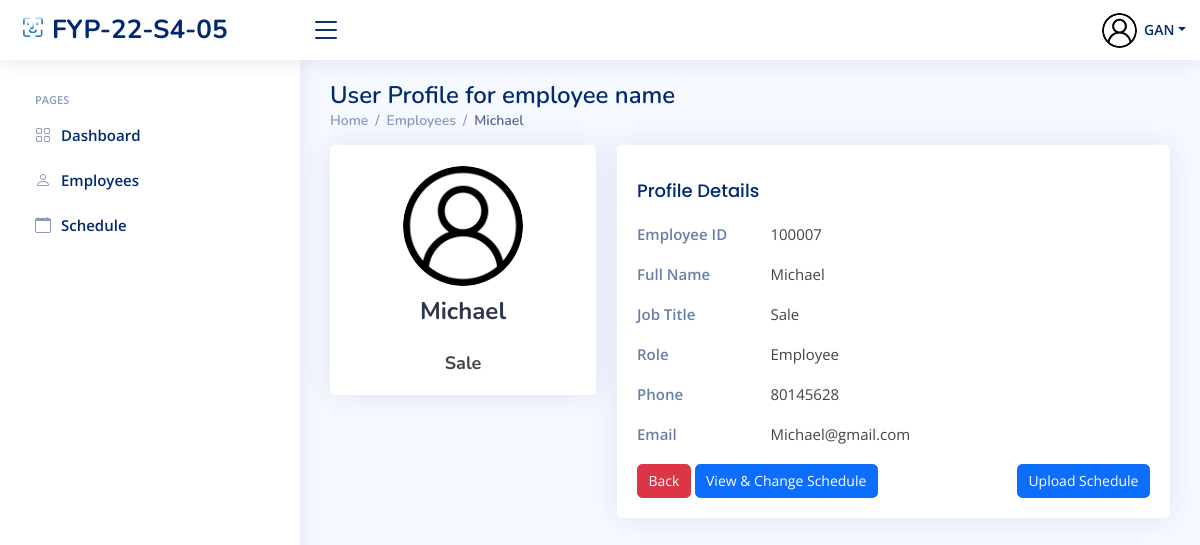
/HR/Employees/EmployeeProfile/100007 (signed in), run on an earlier commit of the app's database.
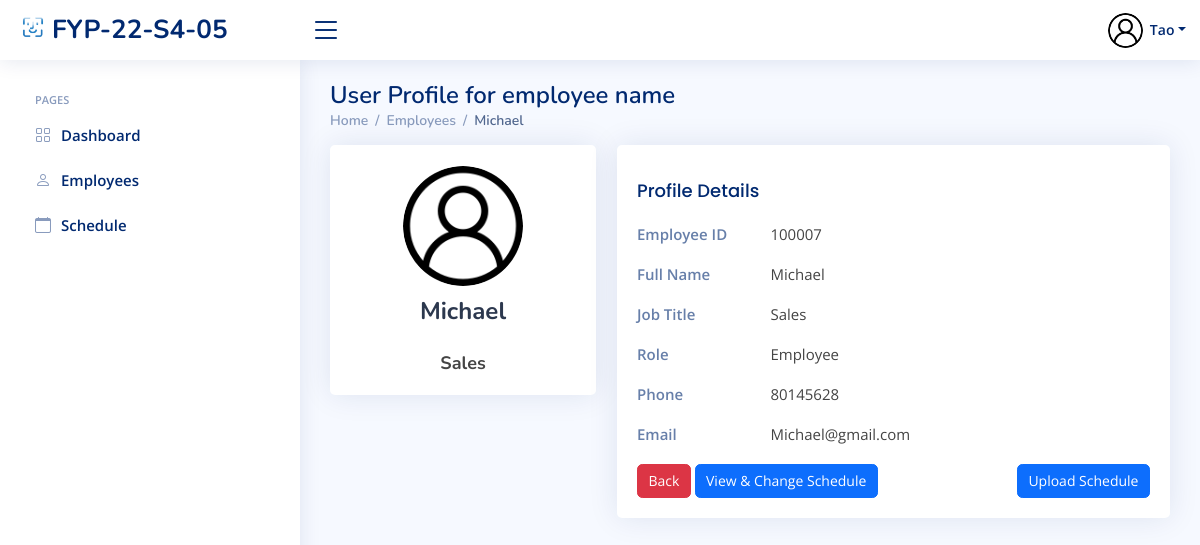
And on a later commit of the database.
### index/models.py (models this page shows, shortened)
class Employee(models.Model):
	Employee_ID = models.IntegerField(primary_key=True)
	Full_Name = models.CharField(max_length=100)
	Job_Title = models.CharField(max_length=100)
	Phone_Number = models.CharField(max_length=100)
	salt = models.CharField(max_length=50, null=True)
	Email_Address = models.EmailField()
	Role = models.ForeignKey(Role, on_delete=models.CASCADE)
	Profile_Image = models.ImageField(null=True,blank=True, upload_to='profile_pics/')
	Password = models.CharField(max_length=256)
	Start_Date = models.DateField(auto_now_add=True)

class Role(models.Model):
	Role_ID = models.IntegerField(primary_key=True)
	Role_Name = models.CharField(max_length=100)

### index/views/HR.py (the view)
# urls.py: path('HR/Employees/EmployeeProfile/<int:Empid>', HR.HR_EmpProfile, name='EmployeesProfile'),
def HR_EmpProfile(request, Empid):
    if 'Employee_ID' in request.session:
        currentEmployee = Employee.objects.get(Employee_ID=request.session['Employee_ID'])
        Title = 'HR-Employee Profile'
        EmpCheck = Employee.objects.filter(Employee_ID=Empid)
        if EmpCheck.exists():
            Myinfo = Employee.objects.get(Employee_ID=Empid)
            context = {
                'Role': currentEmployee.Role.Role_ID,
                'Employee_ID': currentEmployee.Employee_ID,
                'Full_Name': currentEmployee.Full_Name,
                'Job_Title': currentEmployee.Job_Title,
                'PFP': currentEmployee.Profile_Image.url,
                'Emp_id': Myinfo.Employee_ID,
                'Emp_FullName': Myinfo.Full_Name,
                'Emp_JobTitle': Myinfo.Job_Title,
                'Emp_Email': Myinfo.Email_Address,
                'Emp_Phone': Myinfo.Phone_Number,
                'Emp_PFP': Myinfo.Profile_Image.url,
                'Emp_Role':Myinfo.Role.Role_Name,
                'title': Title,
            }
            return render(request, 'HR/employees-profile.html', context)

### templates/HR/employees-profile.html (shortened to what this page needs)
{% extends "index/base.html" %}
{% load static %}
{% block content %}
{% include 'HR/HR_base.html'%}
  <main id="main" class="main">
    <div class="pagetitle">
      <h1>User Profile for employee name</h1>
      <nav>
        <ol class="breadcrumb">
          <li class="breadcrumb-item"><a href="{% url 'HR_home' %}">Home</a></li>
          <li class="breadcrumb-item"><a href="{% url 'EmployeesPage' %}">Employees</a></li>
          <li class="breadcrumb-item active">{{Emp_FullName}}</li>
        </ol>
      </nav>
    </div>
    <section class="section profile">
      <div class="row">
        <div class="col-xl-4">
          <div class="card">
            <div class="card-body profile-card pt-4 d-flex flex-column align-items-center">
              <img src="{{ Emp_PFP }}" alt="Profile" class="rounded-circle"  height="120" width="120">
              <h2>{{ Emp_FullName }}</h2>
              <h3>{{ Emp_JobTitle }}</h3>
            </div>
          </div>
        </div>
        <div class="col-xl-8">
          <div class="card">
            <div class="card-body pt-3">
                <div class="tab-pane fade show active profile-overview" id="profile-overview">
                  <h5 class="card-title">Profile Details</h5>
                  <div class="row">
                    <div class="col-lg-3 col-md-4 label">Employee ID</div>
                    <div class="col-lg-9 col-md-8">{{Emp_id}}</div>
                  </div>
                  <div class="row">
                    <div class="col-lg-3 col-md-4 label ">Full Name</div>
                    <div class="col-lg-9 col-md-8">{{Emp_FullName}}</div>
                  </div>
                  <div class="row">
                    <div class="col-lg-3 col-md-4 label">Job Title</div>
                    <div class="col-lg-9 col-md-8">{{Emp_JobTitle}}</div>
                  </div>
                  <div class="row">
                    <div class="col-lg-3 col-md-4 label">Role</div>
                    <div class="col-lg-9 col-md-8">{{Emp_Role}}</div>
                  </div>
                  <div class="row">
                    <div class="col-lg-3 col-md-4 label">Phone</div>
                    <div class="col-lg-9 col-md-8">{{ Emp_Phone }}</div>
                  </div>
                  <div class="row">
                    <div class="col-lg-3 col-md-4 label">Email</div>
                    <div class="col-lg-9 col-md-8">{{ Emp_Email }}</div>
                  </div>
                  <div class="col-lg-12">
                    <a href="{% url 'EmployeesPage' %}" class="btn btn-danger">Back</a>
                    <a href="{% url 'EmployeeSchedule' Emp_id %}" class="btn btn-primary">View & Change Schedule</a>
                    <a href="{% url 'UpdateEmpSchedule' Emp_id %}" class="btn btn-primary float-end">Upload Schedule</a>
                  </div>
                </div>
              </div>
          </div>
        </div>
      </div>
    </section>
  </main>
{% endblock content %}

### templates/index/base.html (shortened to what this page needs)
{% load static %}
<!DOCTYPE html>
<html lang="en">
<head>
  <link href="{% static 'assets/vendor/bootstrap/css/bootstrap.min.css' %}" rel="stylesheet">
  <link href="{% static 'assets/vendor/bootstrap-icons/bootstrap-icons.css' %}" rel="stylesheet">
  <link href="{% static 'assets/vendor/boxicons/css/boxicons.min.css' %}" rel="stylesheet">
  <link href="{% static 'assets/vendor/quill/quill.snow.css' %}" rel="stylesheet">
  <link href="{% static 'assets/vendor/quill/quill.bubble.css' %}" rel="stylesheet">
  <link href="{% static 'assets/vendor/remixicon/remixicon.css' %}" rel="stylesheet">
  <link href="{% static 'assets/vendor/simple-datatables/style.css' %}" rel="stylesheet">
  <link href="https://cdnjs.cloudflare.com/ajax/libs/font-awesome/6.2.0/css/all.min.css" rel="stylesheet">
  <link href="{% static 'assets/vendor/fullcalender/css/fullcalendar.print.min.css' %}" rel='stylesheet' media='print' />
  <link href="{% static 'assets/vendor/fullcalender/css/fullcalendar.min.css' %}" rel="stylesheet" />
  <link href="{% static 'assets/vendor/semantic/semantic.min.css' %}" rel="stylesheet" />
</head>
<body>
  {% block content %}{% endblock content %}
 <link href="{% static 'assets/css/style.css' %}" rel="stylesheet">
</body>
</html>

### templates/HR/HR_base.html (shortened to what this page needs)
{% load static %}
  <header id="header" class="header fixed-top d-flex align-items-center">
    <div class="d-flex align-items-center justify-content-between">
      <a href="{% url 'HR_home' %}" class="logo d-flex align-items-center">
        <img src="{% static 'assets/img/logo.png' %}" alt="">
        <span class="d-none d-lg-block">FYP-22-S4-05</span>
      </a>
      <i class="bi bi-list toggle-sidebar-btn"></i>
    </div>
    <nav class="header-nav ms-auto">
      <ul class="d-flex align-items-center">
        <li class="nav-item dropdown pe-3">
          <a class="nav-link nav-profile d-flex align-items-center pe-0" href="{% url 'HR_Profile' %}" data-bs-toggle="dropdown">
            <img src="{{ PFP }}" alt="" class="rounded-circle" height="35" width="35">
            <span class="d-none d-md-block dropdown-toggle ps-2">{{ Full_Name }}</span>
          </a>
        </li>
      </ul>
    </nav>
  </header>
  <aside id="sidebar" class="sidebar">
    <ul class="sidebar-nav" id="sidebar-nav">
      <li class="nav-heading">Pages</li>
      <li class="nav-item">
        <a class="nav-link collapsed" href="{%  url 'HR_home' %}">
          <i class="bi bi-grid"></i>
          <span>Dashboard</span>
        </a>
      </li>
      <li class="nav-item">
        <a class="nav-link collapsed" href="{% url 'EmployeesPage' %}">
          <i class="bi bi-person"></i>
          <span>Employees</span>
        </a>
      </li>
      <li class="nav-item">
        <a class="nav-link collapsed" href="{% url 'View_Schedule' %}">
          <i class="bi bi-calendar"></i>
          <span>Schedule</span>
        </a>
      </li>
  </aside>

### static/assets/css/style.css (style rules this page uses)
:root { scroll-behavior: smooth; }
body { font-family: "Open Sans", sans-serif; background: #f6f9ff; color: #444444; }
a { color: #4154f1; text-decoration: none; }
h1, h2, h3, h4, h5, h6 { font-family: "Nunito", sans-serif; }
#main { margin-top: 60px; padding: 20px 30px; transition: all 0.3s; }
.pagetitle { margin-bottom: 10px; }
.pagetitle h1 { font-size: 24px; margin-bottom: 0; font-weight: 600; color: #012970; }
.card { margin-bottom: 30px; border: none; border-radius: 5px; box-shadow: 0px 0 30px rgba(1, 41, 112, 0.1); }
.card-title { padding: 20px 0 15px 0; font-size: 18px; font-weight: 500; color: #012970; font-family: "Poppins", sans-serif; }
.card-body { padding: 0 20px 20px 20px; }
.breadcrumb { font-size: 14px; font-family: "Nunito", sans-serif; color: #899bbd; font-weight: 600; }
.breadcrumb a { color: #899bbd; transition: 0.3s; }
.breadcrumb .breadcrumb-item::before { color: #899bbd; }
.breadcrumb .active { color: #51678f; font-weight: 600; }
.logo { line-height: 1; }
@media (min-width: 1200px) { .logo { width: 280px; } }
.logo img { max-height: 26px; margin-right: 6px; }
.logo span { font-size: 26px; font-weight: 700; color: #012970; font-family: "Nunito", sans-serif; }
.header { transition: all 0.5s; z-index: 997; height: 60px; box-shadow: 0px 2px 20px rgba(1, 41, 112, 0.1); background-color: #fff; padding-left: 20px; }
.header .toggle-sidebar-btn { font-size: 32px; padding-left: 10px; cursor: pointer; color: #012970; }
.header-nav ul { list-style: none; }
.header-nav>ul { margin: 0; padding: 0; }
.header-nav .nav-profile { color: #012970; }
.header-nav .nav-profile img { max-height: 36px; }
.header-nav .nav-profile span { font-size: 14px; font-weight: 600; }
.sidebar { position: fixed; top: 60px; left: 0; bottom: 0; width: 300px; z-index: 996; transition: all 0.3s; padding: 20px; overflow-y: auto; scrollbar-width: thin; scrollbar-color: #aab7cf transparent; box-shadow: 0px 0px 20px rgba(1, 41, 112, 0.1); background-color: #fff; }
@media (min-width: 1200px) { #main, #footer { margin-left: 300px; } }
.sidebar-nav { padding: 0; margin: 0; list-style: none; }
.sidebar-nav li { padding: 0; margin: 0; list-style: none; }
.sidebar-nav .nav-item { margin-bottom: 5px; }
.sidebar-nav .nav-heading { font-size: 11px; text-transform: uppercase; color: #899bbd; font-weight: 600; margin: 10px 0 5px 15px; }
.sidebar-nav .nav-link { display: flex; align-items: center; font-size: 15px; font-weight: 600; color: #4154f1; transition: 0.3; background: #f6f9ff; padding: 10px 15px; border-radius: 4px; }
.sidebar-nav .nav-link i { font-size: 16px; margin-right: 10px; color: #4154f1; }
.sidebar-nav .nav-link.collapsed { color: #012970; background: #fff; }
.sidebar-nav .nav-link.collapsed i { color: #899bbd; }
.profile .profile-card img { max-width: 120px; }
.profile .profile-card h2 { font-size: 24px; font-weight: 700; color: #2c384e; margin: 10px 0 0 0; }
.profile .profile-card h3 { font-size: 18px; }
.profile .profile-overview .row { margin-bottom: 20px; font-size: 15px; }
.profile .profile-overview .card-title { color: #012970; }
.profile .profile-overview .label { font-weight: 600; color: rgba(1, 41, 112, 0.6); }

What changed in the data, as far as the page shows it:
changed Employee: Full_Name "GAN" → "Tao"
changed Employee "Michael": Job_Title "Sale" → "Sales"
